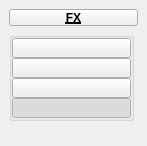
<?xml version="1.0" encoding="UTF-8"?>
<ui version="4.0">
 <class>QtUi</class>
 <widget class="QMainWindow" name="QtUi">
  <property name="enabled">
   <bool>true</bool>
  </property>
  <property name="geometry">
   <rect>
    <x>0</x>
    <y>0</y>
    <width>147</width>
    <height>146</height>
   </rect>
  </property>
  <property name="minimumSize">
   <size>
    <width>0</width>
    <height>0</height>
   </size>
  </property>
  <property name="maximumSize">
   <size>
    <width>999</width>
    <height>999</height>
   </size>
  </property>
  <property name="windowTitle">
   <string>Toolkit</string>
  </property>
  <property name="tabShape">
   <enum>QTabWidget::Triangular</enum>
  </property>
  <property name="dockNestingEnabled">
   <bool>true</bool>
  </property>
  <property name="dockOptions">
   <set>QMainWindow::AllowNestedDocks|QMainWindow::AllowTabbedDocks|QMainWindow::AnimatedDocks|QMainWindow::ForceTabbedDocks</set>
  </property>
  <widget class="QWidget" name="mainWindow">
   <layout class="QVBoxLayout" name="verticalLayout_2">
    <item>
     <widget class="PushButtonDraggable" name="draggable_header">
      <property name="minimumSize">
       <size>
        <width>19</width>
        <height>17</height>
       </size>
      </property>
      <property name="maximumSize">
       <size>
        <width>999</width>
        <height>17</height>
       </size>
      </property>
      <property name="font">
       <font>
        <weight>75</weight>
        <bold>true</bold>
        <underline>true</underline>
       </font>
      </property>
      <property name="text">
       <string>FX</string>
      </property>
      <property name="checkable">
       <bool>true</bool>
      </property>
     </widget>
    </item>
    <item>
     <layout class="QVBoxLayout" name="verticalLayout">
      <property name="spacing">
       <number>0</number>
      </property>
      <item>
       <widget class="QGroupBox" name="groupBox_2">
        <property name="minimumSize">
         <size>
          <width>125</width>
          <height>0</height>
         </size>
        </property>
        <property name="maximumSize">
         <size>
          <width>125</width>
          <height>999</height>
         </size>
        </property>
        <property name="title">
         <string/>
        </property>
        <layout class="QVBoxLayout" name="verticalLayout_3">
         <property name="spacing">
          <number>0</number>
         </property>
         <property name="leftMargin">
          <number>0</number>
         </property>
         <property name="topMargin">
          <number>0</number>
         </property>
         <property name="rightMargin">
          <number>0</number>
         </property>
         <property name="bottomMargin">
          <number>0</number>
         </property>
         <item>
          <widget class="QPushButton" name="b001">
           <property name="minimumSize">
            <size>
             <width>0</width>
             <height>20</height>
            </size>
           </property>
           <property name="maximumSize">
            <size>
             <width>999</width>
             <height>20</height>
            </size>
           </property>
           <property name="text">
            <string/>
           </property>
          </widget>
         </item>
         <item>
          <widget class="QPushButton" name="b002">
           <property name="minimumSize">
            <size>
             <width>0</width>
             <height>20</height>
            </size>
           </property>
           <property name="maximumSize">
            <size>
             <width>999</width>
             <height>20</height>
            </size>
           </property>
           <property name="text">
            <string/>
           </property>
          </widget>
         </item>
         <item>
          <widget class="QPushButton" name="b003">
           <property name="minimumSize">
            <size>
             <width>0</width>
             <height>20</height>
            </size>
           </property>
           <property name="maximumSize">
            <size>
             <width>999</width>
             <height>20</height>
            </size>
           </property>
           <property name="text">
            <string/>
           </property>
          </widget>
         </item>
         <item>
          <widget class="QPushButton" name="b000">
           <property name="minimumSize">
            <size>
             <width>0</width>
             <height>20</height>
            </size>
           </property>
           <property name="maximumSize">
            <size>
             <width>999</width>
             <height>20</height>
            </size>
           </property>
           <property name="text">
            <string/>
           </property>
           <property name="checkable">
            <bool>true</bool>
           </property>
           <property name="checked">
            <bool>true</bool>
           </property>
          </widget>
         </item>
        </layout>
       </widget>
      </item>
      <item>
       <spacer name="verticalSpacer">
        <property name="orientation">
         <enum>Qt::Vertical</enum>
        </property>
        <property name="sizeHint" stdset="0">
         <size>
          <width>20</width>
          <height>40</height>
         </size>
        </property>
       </spacer>
      </item>
     </layout>
    </item>
   </layout>
  </widget>
 </widget>
 <customwidgets>
  <customwidget>
   <class>PushButtonDraggable</class>
   <extends>QPushButton</extends>
   <header>widgets.pushbuttondraggable.h</header>
  </customwidget>
 </customwidgets>
 <resources/>
 <connections/>
 <designerdata>
  <property name="gridDeltaX">
   <number>5</number>
  </property>
  <property name="gridDeltaY">
   <number>5</number>
  </property>
  <property name="gridSnapX">
   <bool>true</bool>
  </property>
  <property name="gridSnapY">
   <bool>true</bool>
  </property>
  <property name="gridVisible">
   <bool>true</bool>
  </property>
 </designerdata>
</ui>
